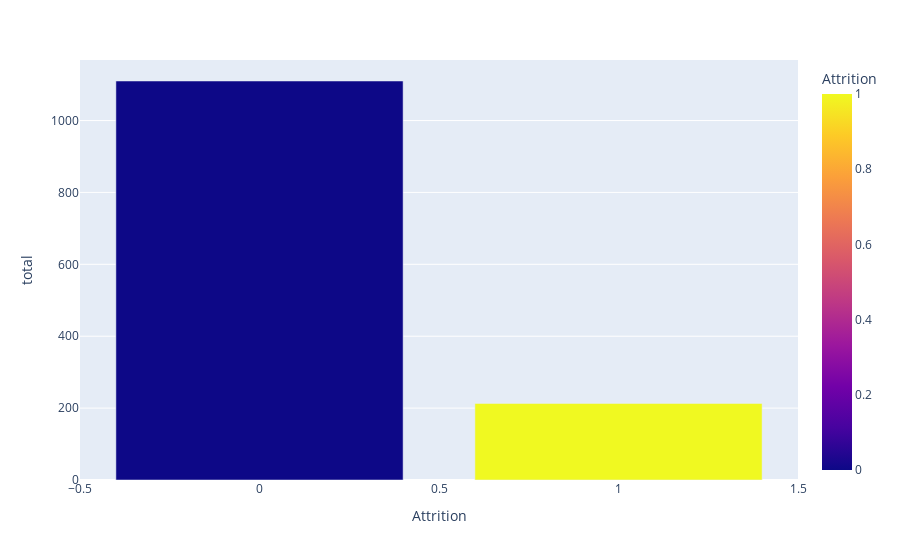

The cell this chart's notebook holds for it:
### Markdown cell above
## 7. Análisis de Desbalanceo del Dataset

### Code cell
from src.evaluation import show_bar

attrition = df_clean.groupby('Attrition').agg(
    total = ('Attrition','count')
).reset_index()

gr = show_bar(attrition, 'Attrition', 'total')
gr

### Figure 1 — Plotly figure (JSON) as saved in the notebook; plotly's stock layout.template omitted (floating-point values rounded to 4 significant figures)
{"data": [{"hovertemplate": "Attrition=%{marker.color}<br>total=%{y}<extra></extra>", "legendgroup": "", "marker": {"color": [0, 1], "coloraxis": "coloraxis", "pattern": {"shape": ""}}, "name": "", "orientation": "v", "showlegend": false, "textposition": "auto", "type": "bar", "x": [0, 1], "xaxis": "x", "y": [1110, 213], "yaxis": "y"}], "layout": {"barmode": "relative", "coloraxis": {"colorbar": {"title": {"text": "Attrition"}}, "colorscale": [[0, "#0d0887"], [0.1111, "#46039f"], [0.2222, "#7201a8"], [0.3333, "#9c179e"], [0.4444, "#bd3786"], [0.5556, "#d8576b"], [0.6667, "#ed7953"], [0.7778, "#fb9f3a"], [0.8889, "#fdca26"], [1, "#f0f921"]]}, "legend": {"tracegroupgap": 0}, "margin": {"t": 60}, "xaxis": {"anchor": "y", "domain": [0, 1], "title": {"text": "Attrition"}}, "yaxis": {"anchor": "x", "domain": [0, 1], "title": {"text": "total"}}}}
